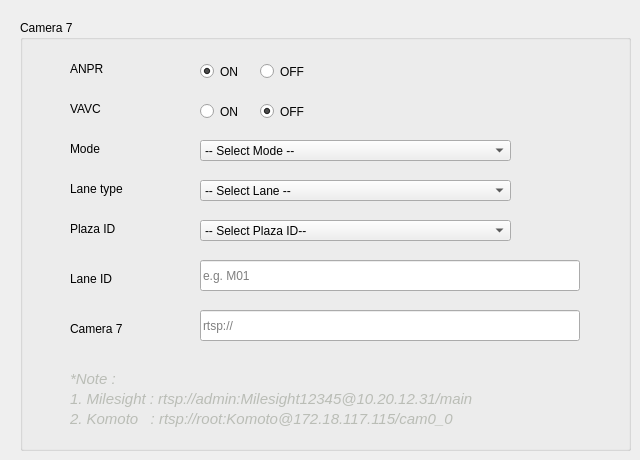
      <widget class="QWidget" name="tab_cam7">
       <attribute name="title">
        <string>Cam 7</string>
       </attribute>
       <widget class="QGroupBox" name="groupBox_anpr_config_cam7">
        <property name="geometry">
         <rect>
          <x>20</x>
          <y>20</y>
          <width>611</width>
          <height>431</height>
         </rect>
        </property>
        <property name="title">
         <string>Camera 7</string>
        </property>
        <widget class="QLabel" name="label_plaza_id_cam7">
         <property name="geometry">
          <rect>
           <x>50</x>
           <y>200</y>
           <width>67</width>
           <height>17</height>
          </rect>
         </property>
         <property name="text">
          <string>Plaza ID</string>
         </property>
        </widget>
        <widget class="QComboBox" name="comboBox_plaza_id_cam7">
         <property name="enabled">
          <bool>true</bool>
         </property>
         <property name="geometry">
          <rect>
           <x>180</x>
           <y>200</y>
           <width>311</width>
           <height>21</height>
          </rect>
         </property>
         <property name="cursor">
          <cursorShape>PointingHandCursor</cursorShape>
         </property>
         <property name="mouseTracking">
          <bool>true</bool>
         </property>
         <property name="whatsThis">
          <string/>
         </property>
         <property name="autoFillBackground">
          <bool>false</bool>
         </property>
         <property name="editable">
          <bool>false</bool>
         </property>
         <property name="currentText">
          <string>-- Select Plaza ID--</string>
         </property>
         <property name="currentIndex">
          <number>0</number>
         </property>
         <property name="maxVisibleItems">
          <number>10</number>
         </property>
         <property name="sizeAdjustPolicy">
          <enum>QComboBox::AdjustToMinimumContentsLength</enum>
         </property>
         <property name="minimumContentsLength">
          <number>5</number>
         </property>
         <property name="frame">
          <bool>true</bool>
         </property>
         <item>
          <property name="text">
           <string>-- Select Plaza ID--</string>
          </property>
         </item>
         <item>
          <property name="text">
           <string>101 - Gombak</string>
          </property>
         </item>
         <item>
          <property name="text">
           <string>100 - Bentong</string>
          </property>
         </item>
         <item>
          <property name="text">
           <string>801 - Karak 1 </string>
          </property>
         </item>
         <item>
          <property name="text">
           <string>802 - Lanchang</string>
          </property>
         </item>
         <item>
          <property name="text">
           <string>803 - Temerloh</string>
          </property>
         </item>
         <item>
          <property name="text">
           <string>804 - Chenor</string>
          </property>
         </item>
         <item>
          <property name="text">
           <string>805 - Maran</string>
          </property>
         </item>
         <item>
          <property name="text">
           <string>806 - Srijaya</string>
          </property>
         </item>
         <item>
          <property name="text">
           <string>807 - Gambang</string>
          </property>
         </item>
         <item>
          <property name="text">
           <string>808 - Kuantan</string>
          </property>
         </item>
         <item>
          <property name="text">
           <string>809 - Jabor 1</string>
          </property>
         </item>
        </widget>
        <widget class="QLabel" name="label_lane_type_cam7">
         <property name="geometry">
          <rect>
           <x>50</x>
           <y>160</y>
           <width>91</width>
           <height>17</height>
          </rect>
         </property>
         <property name="text">
          <string>Lane type</string>
         </property>
        </widget>
        <widget class="QLabel" name="label_mode_cam7">
         <property name="geometry">
          <rect>
           <x>50</x>
           <y>120</y>
           <width>91</width>
           <height>17</height>
          </rect>
         </property>
         <property name="text">
          <string>Mode</string>
         </property>
        </widget>
        <widget class="QComboBox" name="comboBox_lane_type_cam7">
         <property name="enabled">
          <bool>true</bool>
         </property>
         <property name="geometry">
          <rect>
           <x>180</x>
           <y>160</y>
           <width>311</width>
           <height>21</height>
          </rect>
         </property>
         <property name="cursor">
          <cursorShape>PointingHandCursor</cursorShape>
         </property>
         <property name="mouseTracking">
          <bool>true</bool>
         </property>
         <property name="whatsThis">
          <string/>
         </property>
         <property name="autoFillBackground">
          <bool>false</bool>
         </property>
         <property name="editable">
          <bool>false</bool>
         </property>
         <property name="currentText">
          <string>-- Select Lane --</string>
         </property>
         <property name="currentIndex">
          <number>0</number>
         </property>
         <property name="sizeAdjustPolicy">
          <enum>QComboBox::AdjustToMinimumContentsLength</enum>
         </property>
         <property name="minimumContentsLength">
          <number>5</number>
         </property>
         <item>
          <property name="text">
           <string>-- Select Lane --</string>
          </property>
         </item>
         <item>
          <property name="text">
           <string>Offline</string>
          </property>
         </item>
         <item>
          <property name="text">
           <string>Quatriz</string>
          </property>
         </item>
         <item>
          <property name="text">
           <string>Teras</string>
          </property>
         </item>
        </widget>
        <widget class="QComboBox" name="comboBox_mode_cam7">
         <property name="enabled">
          <bool>true</bool>
         </property>
         <property name="geometry">
          <rect>
           <x>180</x>
           <y>120</y>
           <width>311</width>
           <height>21</height>
          </rect>
         </property>
         <property name="cursor">
          <cursorShape>PointingHandCursor</cursorShape>
         </property>
         <property name="mouseTracking">
          <bool>true</bool>
         </property>
         <property name="whatsThis">
          <string/>
         </property>
         <property name="autoFillBackground">
          <bool>false</bool>
         </property>
         <property name="editable">
          <bool>false</bool>
         </property>
         <property name="currentText">
          <string>-- Select Mode --</string>
         </property>
         <property name="currentIndex">
          <number>0</number>
         </property>
         <property name="sizeAdjustPolicy">
          <enum>QComboBox::AdjustToMinimumContentsLength</enum>
         </property>
         <property name="minimumContentsLength">
          <number>5</number>
         </property>
         <item>
          <property name="text">
           <string>-- Select Mode --</string>
          </property>
         </item>
         <item>
          <property name="text">
           <string>Online</string>
          </property>
         </item>
         <item>
          <property name="text">
           <string>Offline</string>
          </property>
         </item>
        </widget>
        <widget class="QLabel" name="label_1_milesight_23">
         <property name="geometry">
          <rect>
           <x>50</x>
           <y>370</y>
           <width>481</width>
           <height>17</height>
          </rect>
         </property>
         <property name="font">
          <font>
           <pointsize>11</pointsize>
           <italic>true</italic>
          </font>
         </property>
         <property name="styleSheet">
          <string notr="true">QLabel{
color:rgb(186, 189, 182)
}</string>
         </property>
         <property name="text">
          <string>1. Milesight : rtsp://admin:Milesight12345@10.20.12.31/main</string>
         </property>
        </widget>
        <widget class="QLabel" name="label_komoto_23">
         <property name="geometry">
          <rect>
           <x>50</x>
           <y>390</y>
           <width>481</width>
           <height>17</height>
          </rect>
         </property>
         <property name="font">
          <font>
           <pointsize>11</pointsize>
           <italic>true</italic>
          </font>
         </property>
         <property name="styleSheet">
          <string notr="true">QLabel{
color:rgb(186, 189, 182)
}</string>
         </property>
         <property name="text">
          <string>2. Komoto   : rtsp://root:Komoto@172.18.117.115/cam0_0</string>
         </property>
        </widget>
        <widget class="QLabel" name="label_lane_id_cam7">
         <property name="geometry">
          <rect>
           <x>50</x>
           <y>250</y>
           <width>67</width>
           <height>17</height>
          </rect>
         </property>
         <property name="text">
          <string>Lane ID</string>
         </property>
        </widget>
        <widget class="QLabel" name="label_rtsp_cam7">
         <property name="geometry">
          <rect>
           <x>50</x>
           <y>300</y>
           <width>81</width>
           <height>17</height>
          </rect>
         </property>
         <property name="text">
          <string>Camera 7</string>
         </property>
        </widget>
        <widget class="QLineEdit" name="lineEdit_lane_id_cam7">
         <property name="geometry">
          <rect>
           <x>180</x>
           <y>240</y>
           <width>380</width>
           <height>31</height>
          </rect>
         </property>
         <property name="text">
          <string/>
         </property>
         <property name="alignment">
          <set>Qt::AlignLeading|Qt::AlignLeft|Qt::AlignVCenter</set>
         </property>
         <property name="dragEnabled">
          <bool>false</bool>
         </property>
         <property name="placeholderText">
          <string>e.g. M01</string>
         </property>
        </widget>
        <widget class="QLabel" name="label_eg_23">
         <property name="geometry">
          <rect>
           <x>50</x>
           <y>350</y>
           <width>67</width>
           <height>17</height>
          </rect>
         </property>
         <property name="font">
          <font>
           <pointsize>11</pointsize>
           <italic>true</italic>
          </font>
         </property>
         <property name="styleSheet">
          <string notr="true">QLabel{
color:rgb(186, 189, 182)
}</string>
         </property>
         <property name="text">
          <string>*Note : </string>
         </property>
        </widget>
        <widget class="QLineEdit" name="lineEdit_rtsp_cam7">
         <property name="geometry">
          <rect>
           <x>180</x>
           <y>290</y>
           <width>380</width>
           <height>31</height>
          </rect>
         </property>
         <property name="text">
          <string/>
         </property>
         <property name="alignment">
          <set>Qt::AlignLeading|Qt::AlignLeft|Qt::AlignVCenter</set>
         </property>
         <property name="dragEnabled">
          <bool>false</bool>
         </property>
         <property name="placeholderText">
          <string>rtsp://</string>
         </property>
        </widget>
        <widget class="QRadioButton" name="radioButton_off_vavc_cam7">
         <property name="geometry">
          <rect>
           <x>240</x>
           <y>80</y>
           <width>61</width>
           <height>23</height>
          </rect>
         </property>
         <property name="text">
          <string>OFF</string>
         </property>
         <property name="checked">
          <bool>true</bool>
         </property>
         <attribute name="buttonGroup">
          <string notr="true">buttonGroup_vavc_cam7</string>
         </attribute>
        </widget>
        <widget class="QRadioButton" name="radioButton_off_anpr_cam7">
         <property name="geometry">
          <rect>
           <x>240</x>
           <y>40</y>
           <width>61</width>
           <height>23</height>
          </rect>
         </property>
         <property name="text">
          <string>OFF</string>
         </property>
         <attribute name="buttonGroup">
          <string notr="true">buttonGroup_anpr_cam7</string>
         </attribute>
        </widget>
        <widget class="QLabel" name="label_ANPR_cam7">
         <property name="geometry">
          <rect>
           <x>50</x>
           <y>40</y>
           <width>51</width>
           <height>17</height>
          </rect>
         </property>
         <property name="text">
          <string>ANPR</string>
         </property>
        </widget>
        <widget class="QRadioButton" name="radioButton_on_vavc_cam7">
         <property name="geometry">
          <rect>
           <x>180</x>
           <y>80</y>
           <width>51</width>
           <height>23</height>
          </rect>
         </property>
         <property name="text">
          <string>ON</string>
         </property>
         <attribute name="buttonGroup">
          <string notr="true">buttonGroup_vavc_cam7</string>
         </attribute>
        </widget>
        <widget class="QLabel" name="label_VAVC_cam7">
         <property name="geometry">
          <rect>
           <x>50</x>
           <y>80</y>
           <width>51</width>
           <height>17</height>
          </rect>
         </property>
         <property name="text">
          <string>VAVC</string>
         </property>
        </widget>
        <widget class="QRadioButton" name="radioButton_on_anpr_cam7">
         <property name="geometry">
          <rect>
           <x>180</x>
           <y>40</y>
           <width>51</width>
           <height>23</height>
          </rect>
         </property>
         <property name="text">
          <string>ON</string>
         </property>
         <property name="checked">
          <bool>true</bool>
         </property>
         <attribute name="buttonGroup">
          <string notr="true">buttonGroup_anpr_cam7</string>
         </attribute>
        </widget>
       </widget>
      </widget>
